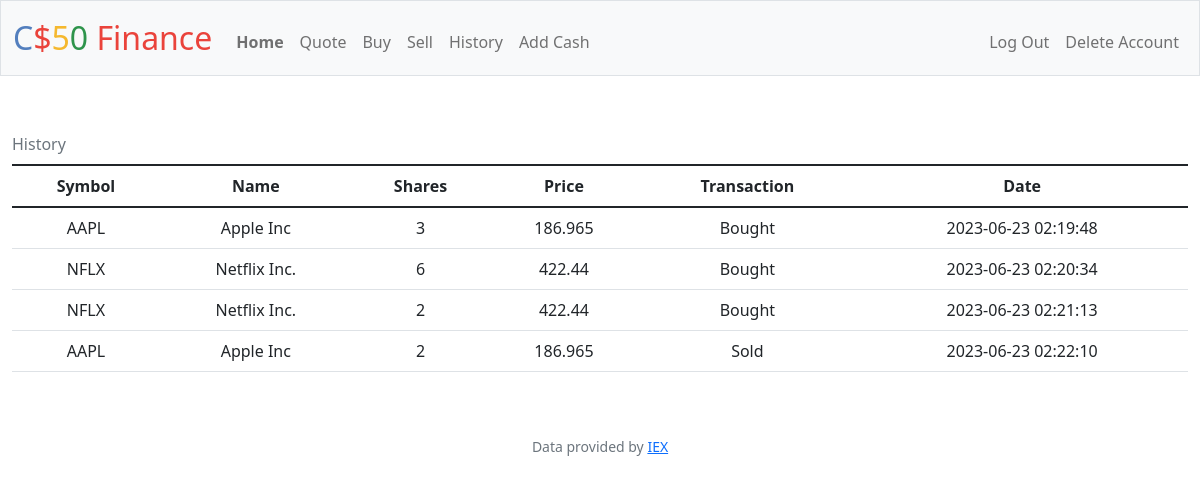
The page /history (signed in) on the database its author committed.
### tables this page shows
CREATE TABLE 'transactions' ('id' INTEGER PRIMARY KEY AUTOINCREMENT NOT NULL, 'user_id' INTEGER NOT NULL, 'symbol' TEXT NOT NULL, 'name' TEXT NOT NULL, 'shares' INTEGER, 'price' REAL NOT NULL, 'date' DATETIME NOT NULL);

### finance/app.py (the view)
@app.route("/history")
@login_required
def history():
    user_id = session["user_id"]
    transactions_db = db.execute("SELECT * FROM transactions WHERE user_id = ?", user_id)
    return render_template("history.html", transactions = transactions_db)

### finance/app.py (called while the page is built)
@app.after_request
def after_request(response):
    response.headers["Cache-Control"] = "no-cache, no-store, must-revalidate"
    response.headers["Expires"] = 0
    response.headers["Pragma"] = "no-cache"
    return response

### finance/helpers.py (called while the page is built)
def login_required(f):
    @wraps(f)
    def decorated_function(*args, **kwargs):
        if session.get("user_id") is None:
            return redirect("/login")
        return f(*args, **kwargs)
    return decorated_function

### finance/templates/history.html (shortened to what this page needs)
{% extends "layout.html" %}
{% block main %}
<table class="table caption-top">
    <caption>History</caption>
    <thead>
      <tr>
        <th scope="col">Symbol</th>
        <th scope="col">Name</th>
        <th scope="col">Shares</th>
        <th scope="col">Price</th>
        <th scope="col">Transaction</th>
        <th scope="col">Date</th>
      </tr>
    </thead>
    <tbody>
        {% for stock in transactions %}
            <tr>
                <td>{{ stock["symbol"] }}</td>
                <td>{{ stock["name"] }}</td>
                <td>{{ stock["shares"]|abs }}</td>
                <td>{{ stock["price"] }}</td>
                {% if stock["shares"] < 0 %}
                    <td>Sold</td>
                {% else %}
                    <td>Bought</td>
                {% endif %}
                <td>{{ stock["date"] }}</td>
            </tr>
        {% endfor %}
    </tbody>
  </table>
{% endblock %}

### rows shown on the page
transactions: symbol "AAPL", name "Apple Inc", shares|abs "3", price "186.965", shows "Bought", date "2023-06-23 02:19:48"
transactions: symbol "NFLX", name "Netflix Inc.", shares|abs "6", price "422.44", shows "Bought", date "2023-06-23 02:20:34"
transactions: symbol "NFLX", name "Netflix Inc.", shares|abs "2", price "422.44", shows "Bought", date "2023-06-23 02:21:13"
transactions: symbol "AAPL", name "Apple Inc", shares|abs "2", price "186.965", shows "Sold", date "2023-06-23 02:22:10"
